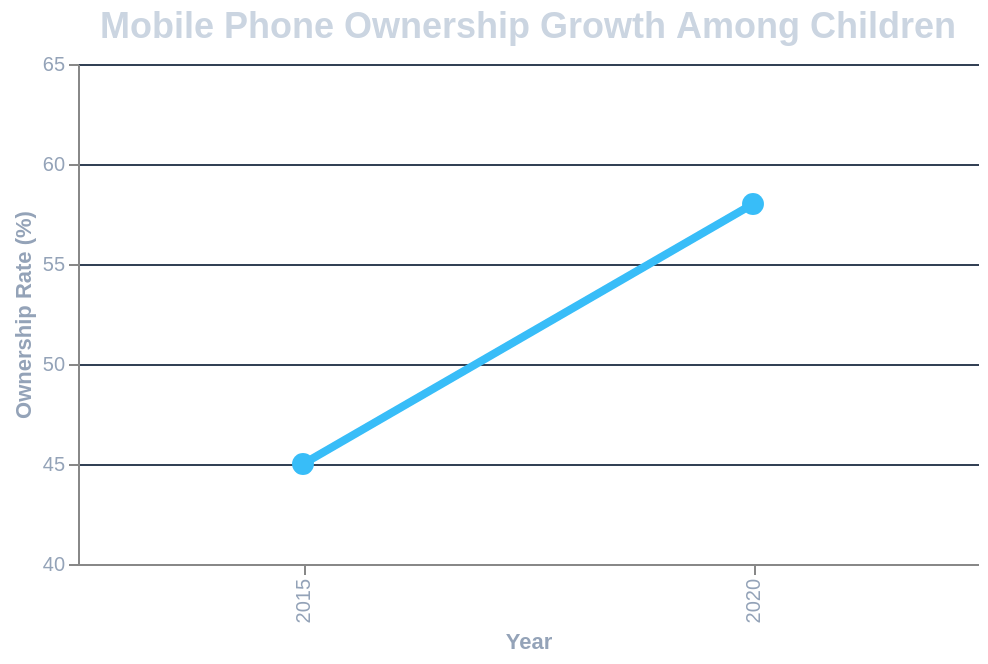

Write a Vega-Lite specification for this figure.
### Vega-Lite specification from a JSON file in a GitHub repository (floating-point values rounded to 4 significant figures)
{"$schema": "https://vega.github.io/schema/vega-lite/v5.json", "title": {"text": "Mobile Phone Ownership Growth Among Children", "color": "#cbd5e1", "fontSize": 18}, "width": 450, "height": 250, "background": "transparent", "data": {"values": [{"Year": "2015", "Pct": 45, "Age": "6-9"}, {"Year": "2020", "Pct": 58, "Age": "6-9"}]}, "mark": {"type": "line", "point": {"filled": true, "size": 120, "color": "#38bdf8"}, "strokeWidth": 4, "color": "#38bdf8"}, "encoding": {"x": {"field": "Year", "type": "ordinal", "title": "Year", "axis": {"labelColor": "#94a3b8", "titleColor": "#94a3b8", "grid": false}}, "y": {"field": "Pct", "type": "quantitative", "title": "Ownership Rate (%)", "scale": {"domain": [40, 65]}, "axis": {"labelColor": "#94a3b8", "titleColor": "#94a3b8", "gridColor": "#334155"}}, "tooltip": [{"field": "Year", "type": "ordinal"}, {"field": "Pct", "type": "quantitative", "title": "Ownership (%)"}]}, "config": {"view": {"stroke": "transparent"}}}
